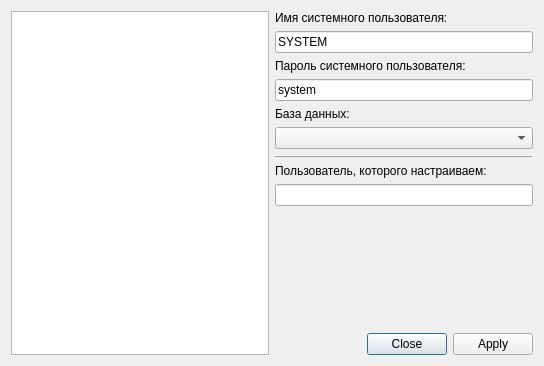
<?xml version="1.0" encoding="UTF-8"?>
<ui version="4.0">
 <class>DebugConnect</class>
 <widget class="QDialog" name="DebugConnect">
  <property name="geometry">
   <rect>
    <x>0</x>
    <y>0</y>
    <width>544</width>
    <height>366</height>
   </rect>
  </property>
  <property name="windowTitle">
   <string>Dialog</string>
  </property>
  <layout class="QHBoxLayout" name="horizontalLayout">
   <item>
    <widget class="QTreeView" name="connectionsTree">
     <property name="editTriggers">
      <set>QAbstractItemView::NoEditTriggers</set>
     </property>
     <property name="iconSize">
      <size>
       <width>20</width>
       <height>20</height>
      </size>
     </property>
     <property name="rootIsDecorated">
      <bool>false</bool>
     </property>
    </widget>
   </item>
   <item>
    <layout class="QVBoxLayout" name="verticalLayout">
     <item>
      <widget class="QLabel" name="label">
       <property name="text">
        <string>Имя системного пользователя:</string>
       </property>
      </widget>
     </item>
     <item>
      <widget class="QLineEdit" name="sysNameEdit">
       <property name="text">
        <string>SYSTEM</string>
       </property>
      </widget>
     </item>
     <item>
      <widget class="QLabel" name="label_2">
       <property name="text">
        <string>Пароль системного пользователя:</string>
       </property>
      </widget>
     </item>
     <item>
      <widget class="QLineEdit" name="sysPswdEdit">
       <property name="text">
        <string>system</string>
       </property>
      </widget>
     </item>
     <item>
      <widget class="QLabel" name="label_4">
       <property name="text">
        <string>База данных:</string>
       </property>
      </widget>
     </item>
     <item>
      <widget class="QComboBox" name="comboBox_Dsn"/>
     </item>
     <item>
      <widget class="QFrame" name="frame">
       <property name="frameShape">
        <enum>QFrame::HLine</enum>
       </property>
       <property name="frameShadow">
        <enum>QFrame::Raised</enum>
       </property>
      </widget>
     </item>
     <item>
      <widget class="QLabel" name="label_3">
       <property name="text">
        <string>Пользователь, которого настраиваем:</string>
       </property>
      </widget>
     </item>
     <item>
      <widget class="QLineEdit" name="toUserEdit"/>
     </item>
     <item>
      <spacer name="verticalSpacer">
       <property name="orientation">
        <enum>Qt::Vertical</enum>
       </property>
       <property name="sizeHint" stdset="0">
        <size>
         <width>20</width>
         <height>40</height>
        </size>
       </property>
      </spacer>
     </item>
     <item>
      <widget class="QDialogButtonBox" name="buttonBox">
       <property name="orientation">
        <enum>Qt::Horizontal</enum>
       </property>
       <property name="standardButtons">
        <set>QDialogButtonBox::Apply|QDialogButtonBox::Close</set>
       </property>
      </widget>
     </item>
    </layout>
   </item>
  </layout>
 </widget>
 <resources/>
 <connections>
  <connection>
   <sender>buttonBox</sender>
   <signal>accepted()</signal>
   <receiver>DebugConnect</receiver>
   <slot>accept()</slot>
   <hints>
    <hint type="sourcelabel">
     <x>248</x>
     <y>254</y>
    </hint>
    <hint type="destinationlabel">
     <x>157</x>
     <y>274</y>
    </hint>
   </hints>
  </connection>
  <connection>
   <sender>buttonBox</sender>
   <signal>rejected()</signal>
   <receiver>DebugConnect</receiver>
   <slot>reject()</slot>
   <hints>
    <hint type="sourcelabel">
     <x>316</x>
     <y>260</y>
    </hint>
    <hint type="destinationlabel">
     <x>286</x>
     <y>274</y>
    </hint>
   </hints>
  </connection>
 </connections>
</ui>
